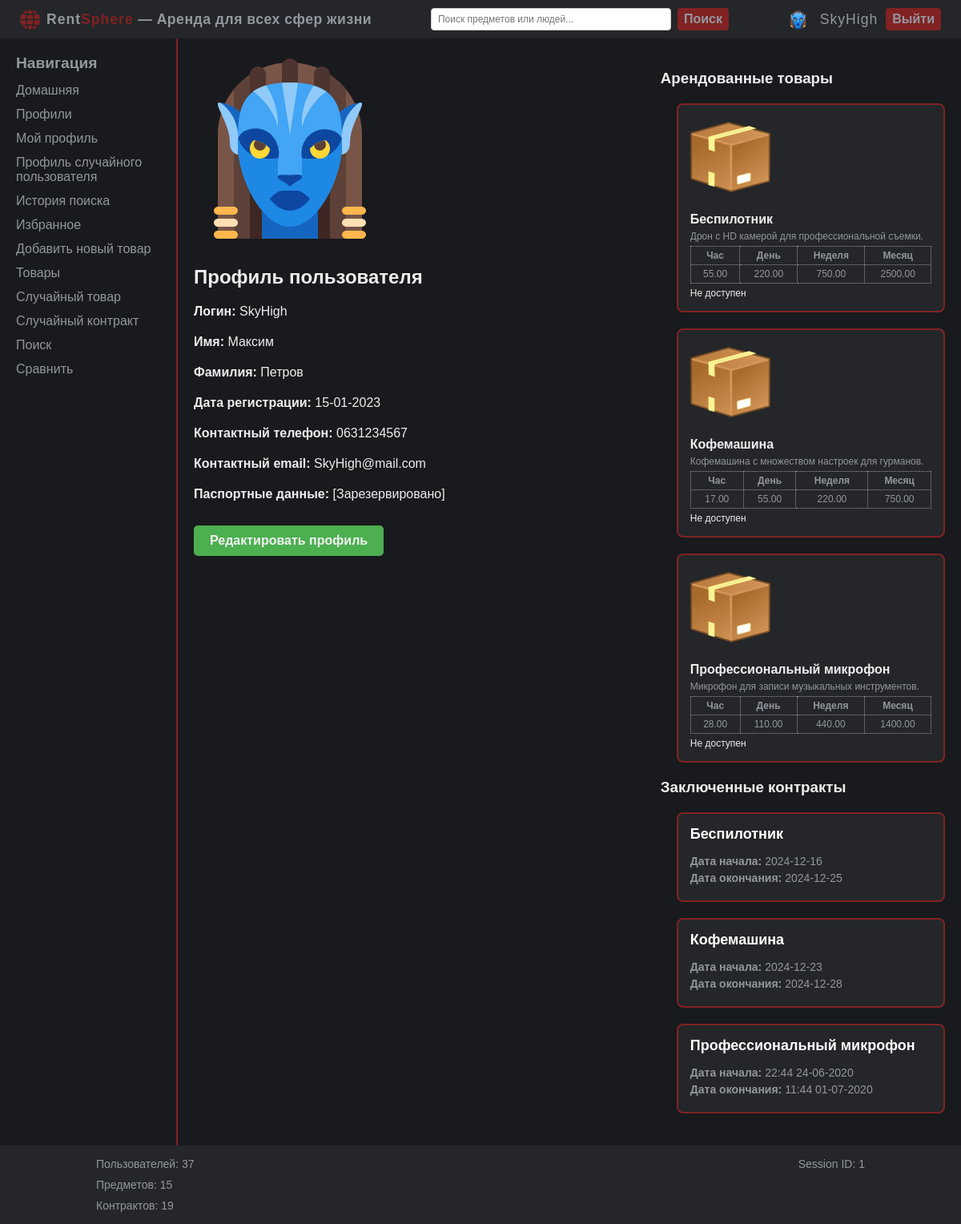
Screenshot of /profile/1 (signed in) with the database file from the repository.
### models.py (models this page shows, shortened)
class User(Base):
    __tablename__ = "users"
    id = Column(Integer, primary_key=True)
    login = Column(String(100), unique=True, nullable=False)
    password = Column(String(200), nullable=False)
    ipn = Column(Integer)
    first_name = Column(String(100))
    last_name = Column(String(100))
    phone_number = Column(String(20))
    email = Column(String(100), unique=True, nullable=False)
    avatar = Column(String(255))
    register_date = Column(Integer)
    compare_items = Column(types.JSON, default=[], nullable=True)
    items = relationship("Item", backref="owner_user")

class Item(Base):
    __tablename__ = "items"
    id = Column(Integer, primary_key=True)
    photo = Column(String(255))
    name = Column(String(255), nullable=False)
    desc = Column(Text)
    price_h = Column(Numeric(10, 2), nullable=True)
    price_d = Column(Numeric(10, 2), nullable=True)
    price_w = Column(Numeric(10, 2), nullable=True)
    price_m = Column(Numeric(10, 2), nullable=True)
    owner_id = Column(Integer, ForeignKey("users.id"))
    owner = relationship("User", backref="owner_items")

class Contract(Base):
    __tablename__ = "contracts"
    item_id = Column(Integer, ForeignKey("items.id"), primary_key=True)
    text = Column(Integer)
    date_start = Column(String(100))
    date_end = Column(String(100))
    owner_id = Column(Integer, ForeignKey("users.id"))
    renter_id = Column(Integer, ForeignKey("users.id"))
    is_available = Column(Boolean)
    item = relationship("Item", backref="contracts")
    owner = relationship("User", foreign_keys=[owner_id])
    renter = relationship("User", foreign_keys=[renter_id])

### app.py (the view)
@app.route("/profile/<int:user_id>", methods=["GET"])
@login_required
def profile(user_id):
    if request.method == "GET":
        user = models.User.query.filter_by(id=user_id).first()
        if user is None:
            return "Пользователь не найден", 404
        user_items = models.Item.query.filter_by(owner_id=user.id).all()
        rented_items = models.Item.query.join(models.Contract).filter(
            (models.Contract.owner_id == user.id) | (models.Contract.renter_id == user.id)
        ).all()
        user_contracts = models.Contract.query.filter(
            (models.Contract.owner_id == user.id) | (models.Contract.renter_id == user.id)
        ).all()
        return render_template("profile.html",
                               user=user,
                               user_items=user_items,
                               rented_items=rented_items,
                               user_contracts=user_contracts)

### app.py (called while the page is built)
def login_required(func):
    @wraps(func)
    def wrapper(*args, **kwargs):
        user_id = session.get("user_id")
        if not user_id:
            return redirect(url_for("login"))
        return func(*args, **kwargs)
    return wrapper

@app.teardown_request
def teardown_request(exceptions=None):
    db_session.remove()

@app.context_processor
def stats_data():
    session_id = session.get("user_id")
    users_total = models.User.query.count()
    items_total = models.Item.query.count()
    contracts_total = models.Contract.query.count()
    stats = {"users_total": users_total,
             "items_total": items_total,
             "contracts_total": contracts_total,
             "session_id": session_id}
    return dict(stats=stats)

@app.context_processor
def inject_user():
    user_id = session.get("user_id")
    user_data = {"id": None, "login": "Guest"}
    if user_id:
        try:
            user_id = int(user_id)
            user = models.User.query.filter_by(id=user_id).first()
            if user:
                user_data = {"id": user.id, "login": user.login}
        except (TypeError, ValueError):
            print(f"Пользователь с ID неверного типа: {type(user_id)}")
            user_data["id"] = None
            session["user_id"] = None
    return {"current_user": user_data}

### templates/profile.html (shortened to what this page needs)
{% extends 'base.html' %}
{% block content %}
    <div class="profile-main-container">
        <div class="profile-content">
            <div class="profile-avatar">
                <img src="{{ url_for('static', filename='images/default_avatar.png') }}" alt="Аватар" width="240" height="240">
            </div>
            <h2>Профиль пользователя</h2>
            <div class="profile-field"><strong>Логин:</strong> <span>{{ user.login }}</span></div>
            <div class="profile-field"><strong>Имя:</strong> <span>{{ user.first_name }}</span></div>
            <div class="profile-field"><strong>Фамилия:</strong> <span>{{ user.last_name }}</span></div>
            <div class="profile-field"><strong>Дата регистрации:</strong> <span>{{ user.register_date }}</span></div>
            <div class="profile-field"><strong>Контактный телефон:</strong> <span>{{ user.phone_number }}</span></div>
            <div class="profile-field"><strong>Контактный email:</strong> <span>{{ user.email }}</span></div>
            <div class="profile-field"><strong>Паспортные данные:</strong> <span>[Зарезервировано]</span></div>
            {% if user.id == session['user_id'] %}
                <div class="profile-actions">
                    <button class="btn btn-primary edit-profile-btn" onclick="window.location.href='{{ url_for('profile_edit') }}'">Редактировать профиль</button>
                </div>
            {% endif %}
        </div>
        <div class="profile-right-bar">
            {% if rented_items %}
            <div class="profile-rented-items">
                <h3>Арендованные товары</h3>
                <div class="profile-items-container">
                    {% for item in rented_items %}
                        <a href="{{ url_for('item_details', item_id=item.id) }}" class="profile-item-card">
                            <div class="profile-item-photo">
                                <img src="{{ url_for('static', filename='images/items/default_item.png') }}" alt="Photo">
                            </div>
                            <div class="profile-item-details">
                                <div class="profile-item-name">{{ item.name }}</div>
                                <div class="profile-item-desc">{{ item.desc }}</div>
                                <table class="profile-price-table">
                                    <tr>
                                        <th>Час</th>
                                        <th>День</th>
                                        <th>Неделя</th>
                                        <th>Месяц</th>
                                    </tr>
                                    <tr>
                                        <td>{{ item.price_h }}</td>
                                        <td>{{ item.price_d }}</td>
                                        <td>{{ item.price_w }}</td>
                                        <td>{{ item.price_m }}</td>
                                    </tr>
                                </table>
                                <div class="profile-item-data">
                                    {% if item.is_available %}
                                        Доступен к аренде
                                    {% else %}
                                        Не доступен
                                    {% endif %}
                                </div>
                            </div>
                        </a>
                    {% endfor %}
                </div>
            </div>
            {% endif %}
            {% if user_contracts %}
            <div class="profile-contracts">
                <h3>Заключенные контракты</h3>
                <div class="profile-contracts-container">
                    {% for contract in user_contracts %}
                        <a href="{{ url_for('contract_details', item_id=contract.item_id) }}" class="profile-contract-card">
                            <div class="profile-contract-name">
                                <p> {{ contract.item.name }}</p>
                            </div>
                            <div class="profile-contract-details">
                                <p><strong>Дата начала:</strong> {{ contract.date_start }}</p>
                                <p><strong>Дата окончания:</strong> {{ contract.date_end }}</p>
                            </div>
                        </a>
                    {% endfor %}
                </div>
            </div>
            {% endif %}
        </div>
    </div>
{% endblock %}

### templates/base.html (shortened to what this page needs)
<!DOCTYPE html>
<html lang="ru">
<head>
    <link rel="stylesheet" href="{{ url_for('static', filename='css/styles.css') }}">
</head>
<body>
    <div class="layout">
        <div class="header">
            <div class="header-left">
                <img src="{{ url_for('static', filename='images/logo_red.png') }}" alt="Logo" class="logo">
                <span class="brand-name"><span class="rent">Rent</span><span class="sphere">Sphere</span> — Аренда для всех сфер жизни</span>
            </div>
            <form class="header-search" action="/search" method="GET">
                <input type="text" name="q" class="search-field" placeholder="Поиск предметов или людей...">
                <button type="submit" class="search-button">Поиск</button>
            </form>
            <div class="header-right">
                {% if not current_user.id %}
                    <a href="/login">Войти</a>
                    <a href="/register">Регистрация</a>
                {% else %}
                    <img src="{{ url_for('static', filename='images/default_avatar.png') }}" alt="Аватар" class="header-avatar">
                    <span class="header-user">{{ current_user.login }}</span>
                    <a href="/logout">Выйти</a>
                {% endif %}
            </div>
        </div>
        <div class="center-container">
            <div class="sidebar">
                <span>Навигация</span>
                {% if current_user.id %}
                    <a href="{{ url_for('index') }}">Домашняя</a>
                    <a href="/profiles">Профили</a>
                    <a href="{{ url_for('profile', user_id=current_user.id) }}">Мой профиль</a>
                    <a href="/profiles/random_user">Профиль случайного пользователя</a>
                    <a href="/search_history">История поиска</a>
                    <a href="/favourites">Избранное</a>
                    <a href="/items/add">Добавить новый товар</a>
                    <a href="/items">Товары</a>
                    <a href="/items/random_item_details">Случайный товар</a>
                    <a href="/contracts/random_contract">Случайный контракт</a>
                    <a href="/search">Поиск</a>
                    <a href="/compare">Сравнить</a>
                {% endif %}
            </div>
            <div class="content-area">
                {% block content %}{% endblock %}
            </div>
        </div>
        <div class="footer">
            <table class="stats-table">
                <tr>
                    <td class="left-col">Пользователей: {{ stats.users_total }}</td>
                    <td class="right-col">Session ID: {{ stats.session_id }}</td>
                </tr>
                <tr>
                    <td class="left-col">Предметов: {{ stats.items_total }}</td>
                    <td class="right-col"></td>
                </tr>
                <tr>
                    <td class="left-col">Контрактов: {{ stats.contracts_total }}</td>
                    <td class="right-col"></td>
                </tr>
            </table>
        </div>
    </div>
</body>
</html>

### static/css/styles.css (style rules this page uses)
body { background-color: #181A1D; color: #EEEEEE; margin: 0; font-family: Arial, sans-serif; }
.header, .footer { background-color: #242629; color: #9398A0; padding: 10px; text-align: center; }
.center-container { display: flex; }
.content-area { flex-grow: 1; background-color: #181A1D; padding: 20px; color: #EEEEEE; }
.stats-table { width: 1000px; margin: 0 auto; border-collapse: collapse; }
.stats-table td { padding: 5px 20px; vertical-align: middle; border: none; font-size: 14px; }
.left-col { text-align: left; }
.right-col { text-align: right; }

### static/css/modules/sidebar.css (style rules this page uses)
.sidebar { background-color: #181A1D; color: #92979F; padding: 20px; width: 180px; height: calc(100vh - 20px); overflow-y: auto; float: left; }
.sidebar span { font-size: 1.2em; margin-bottom: 8px; display: block; font-weight: bold; }
.sidebar a { display: block; color: #92979F; text-decoration: none; padding: 6px 0; }
.sidebar + .content-area { border-left: 2px solid #812223; }

### static/css/modules/header.css (style rules this page uses)
.header { display: flex; justify-content: space-between; align-items: center; padding: 5px 10px; background-color: #242629; }
.header-left { display: flex; align-items: center; }
.logo { width: 25px; height: 25px; margin-right: 8px; margin-left: 15px; }
.brand-name { color: #9398A0; font-weight: bold; font-size: 1.1em; letter-spacing: 0.5px; }
.rent { font-weight: bold; color: #9398A0; letter-spacing: 1px; }
.sphere { font-weight: bold; color: #812223; letter-spacing: 1px; }
.header-search { display: flex; align-items: center; justify-content: center; flex: 1; }
.search-field { padding: 6px 8px; font-size: 12px; border: 1px solid #ccc; border-radius: 4px; width: 300px; box-sizing: border-box; }
.search-button { color: #9398A0; background-color: #812223; padding: 5px 8px; font-weight: bold; font-size: 1em; border: none; border-radius: 4px; cursor: pointer; margin-left: 8px; transition: background-color 0.3s ease; }
.header-right { display: flex; align-items: center; justify-content: flex-end; gap: 10px; }
.header a { color: #9398A0; background-color: #812223; padding: 5px 8px; text-decoration: none; font-weight: bold; font-size: 1em; border-radius: 4px; margin-right: 15px; transition: background-color 0.3s ease; }
.header-avatar { width: 25px; height: 25px; border-radius: 50%; margin-right: 5px; }
.header-user { color: #9398A0; font-size: 1.1em; letter-spacing: 1px; display: flex; align-items: center; }

### static/css/modules/profile.css (style rules this page uses)
.profile-main-container { display: flex; justify-content: space-between; gap: 20px; }
.profile-content { flex: 0 0 60%; }
.profile-right-bar { flex: 0 0 40%; }
.edit-profile-btn { background-color: #4CAF50; color: white; border: none; padding: 10px 20px; font-size: 16px; cursor: pointer; border-radius: 5px; transition: background-color 0.3s ease; }

### static/css/modules/proile_edit.css (style rules this page uses)
.profile-avatar, .profile-field { margin-bottom: 20px; }
.profile-actions button { color: #F1F1F1; padding: 10px 20px; font-weight: bold; font-size: 1em; border: none; border-radius: 5px; cursor: pointer; margin-top: 10px; transition: background-color 0.3s ease, transform 0.2s ease; }
.profile-actions button.btn-primary { background-color: #4CAF50; margin-right: 10px; }

### rows the page displays
User: login "SkyHigh", first_name "Максим", last_name "Петров", register_date "15-01-2023", phone_number "0631234567", email "SkyHigh@mail.com"
Item: name "Беспилотник", desc "Дрон с HD камерой для профессиональной съемки.", price_h "55.00", price_d "220.00", price_w "750.00", price_m "2500.00"
Item: name "Кофемашина", desc "Кофемашина с множеством настроек для гурманов.", price_h "17.00", price_d "55.00", price_w "220.00", price_m "750.00"
Item: name "Профессиональный микрофон", desc "Микрофон для записи музыкальных инструментов.", price_h "28.00", price_d "110.00", price_w "440.00", price_m "1400.00"
Contract: item.name "Беспилотник", date_start "2024-12-16", date_end "2024-12-25"
Contract: item.name "Кофемашина", date_start "2024-12-23", date_end "2024-12-28"
Contract: item.name "Профессиональный микрофон", date_start "22:44 24-06-2020", date_end "11:44 01-07-2020"

### other values shown
{{ stats.users_total }} "37"
{{ stats.session_id }} "1"
{{ stats.items_total }} "15"
{{ stats.contracts_total }} "19"
